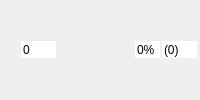
       <widget class="QWidget" name="widget_eau" native="true">
        <property name="minimumSize">
         <size>
          <width>200</width>
          <height>35</height>
         </size>
        </property>
        <layout class="QHBoxLayout" name="horizontalLayout_26">
         <property name="spacing">
          <number>2</number>
         </property>
         <property name="leftMargin">
          <number>3</number>
         </property>
         <property name="topMargin">
          <number>3</number>
         </property>
         <property name="rightMargin">
          <number>3</number>
         </property>
         <property name="bottomMargin">
          <number>3</number>
         </property>
         <item>
          <widget class="QLabel" name="logo_eau">
           <property name="text">
            <string/>
           </property>
           <property name="pixmap">
            <pixmap resource="../images/images.qrc">:/elements/water_2.png</pixmap>
           </property>
          </widget>
         </item>
         <item>
          <widget class="QLabel" name="label_54">
           <property name="text">
            <string/>
           </property>
           <property name="pixmap">
            <pixmap resource="../images/images.qrc">:/Aptitudes/dommages.png</pixmap>
           </property>
          </widget>
         </item>
         <item>
          <widget class="QSpinBox" name="sp_d_eau">
           <property name="maximumSize">
            <size>
             <width>35</width>
             <height>16777215</height>
            </size>
           </property>
           <property name="focusPolicy">
            <enum>Qt::NoFocus</enum>
           </property>
           <property name="autoFillBackground">
            <bool>true</bool>
           </property>
           <property name="frame">
            <bool>false</bool>
           </property>
           <property name="alignment">
            <set>Qt::AlignLeading|Qt::AlignLeft|Qt::AlignVCenter</set>
           </property>
           <property name="buttonSymbols">
            <enum>QAbstractSpinBox::NoButtons</enum>
           </property>
           <property name="suffix">
            <string/>
           </property>
           <property name="maximum">
            <number>9999999</number>
           </property>
          </widget>
         </item>
         <item>
          <spacer name="horizontalSpacer_26">
           <property name="orientation">
            <enum>Qt::Horizontal</enum>
           </property>
           <property name="sizeHint" stdset="0">
            <size>
             <width>40</width>
             <height>20</height>
            </size>
           </property>
          </spacer>
         </item>
         <item>
          <widget class="QLabel" name="label_55">
           <property name="text">
            <string/>
           </property>
           <property name="pixmap">
            <pixmap resource="../images/images.qrc">:/Aptitudes/resi.png</pixmap>
           </property>
          </widget>
         </item>
         <item>
          <widget class="QSpinBox" name="sp_r_eau_100">
           <property name="maximumSize">
            <size>
             <width>25</width>
             <height>16777215</height>
            </size>
           </property>
           <property name="focusPolicy">
            <enum>Qt::NoFocus</enum>
           </property>
           <property name="autoFillBackground">
            <bool>true</bool>
           </property>
           <property name="frame">
            <bool>false</bool>
           </property>
           <property name="alignment">
            <set>Qt::AlignLeading|Qt::AlignLeft|Qt::AlignVCenter</set>
           </property>
           <property name="buttonSymbols">
            <enum>QAbstractSpinBox::NoButtons</enum>
           </property>
           <property name="suffix">
            <string>%</string>
           </property>
           <property name="maximum">
            <number>100</number>
           </property>
          </widget>
         </item>
         <item>
          <widget class="QSpinBox" name="sp_r_eau">
           <property name="maximumSize">
            <size>
             <width>35</width>
             <height>16777215</height>
            </size>
           </property>
           <property name="focusPolicy">
            <enum>Qt::NoFocus</enum>
           </property>
           <property name="autoFillBackground">
            <bool>true</bool>
           </property>
           <property name="frame">
            <bool>false</bool>
           </property>
           <property name="alignment">
            <set>Qt::AlignLeading|Qt::AlignLeft|Qt::AlignVCenter</set>
           </property>
           <property name="buttonSymbols">
            <enum>QAbstractSpinBox::NoButtons</enum>
           </property>
           <property name="suffix">
            <string>)</string>
           </property>
           <property name="prefix">
            <string>(</string>
           </property>
           <property name="maximum">
            <number>9999999</number>
           </property>
          </widget>
         </item>
        </layout>
       </widget>
